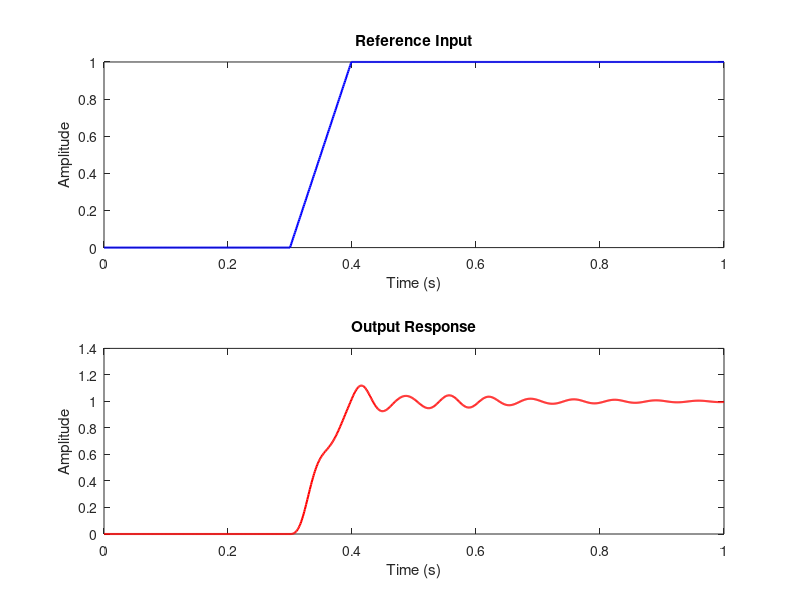

The MATLAB source for this figure: (Note: this script raises an error after producing the figure.)
close all
clear all
clc
Ts = 0.001;
t = 0:Ts:1;

Rj = zeros(size(t));
Rj(t < 0.3) = 0;
Rj((t >= 0.3) & (t < 0.4)) = linspace(0, 1, sum((t >= 0.3) & (t < 0.4)));
Rj(t >= 0.4) = 1;

plant_num = [8.331499999999999e-04 -0.002411635990000 0.001646764298800 0.001386774757085 -0.002226794738657 7.735179924151595e-04];
plant_den = [1 -5.7154 13.723534400000000 -17.734220581599999 13.016931722320001 -5.148338416112000 0.857492875392000];
plant_tf = tf(plant_num, plant_den, Ts);

feedback_num = [12.33590000000000 -35.651984590000005 34.340092218032005 -11.023646014692989];
feedback_den = [1 -2.832900000000000 2.672854940000000 -0.839948725176000];
fback_tf = tf(feedback_num, feedback_den, Ts);

% Get state space values for ILC
[Ag, Bg, Cg, Dg] = ssdata(plant_tf);
[Af, Bf, Cf, Df] = ssdata(fback_tf);

% Initialize vectors to store simulation results
num_steps = length(t);
x_plant = zeros(size(Ag, 1), num_steps);
x_feedback = zeros(size(Af, 1), num_steps);
y = zeros(1, num_steps);

% Internal Model Control (IMC) Simulation with input first through feedback
for k = 2:num_steps
    
    % Feedback controller output
    feedback_output = Cf * x_feedback(:, k) + Df * (Rj(k) - y(k-1));
    
    % Plant output
    plant_output = Cg * x_plant(:, k);
    
    % Closed-loop system output
    y(k) = plant_output;
    
    % Update states for the next time step
    x_feedback(:, k + 1) = Af * x_feedback(:, k) + Bf * (Rj(k) - y(k-1)) ;
    x_plant(:, k + 1) = Ag * x_plant(:, k) + Bg * feedback_output;
    
end

% Plot the results
figure;
subplot(2, 1, 1);
plot(t, Rj, 'b-', 'LineWidth', 1.5);
title('Reference Input');
xlabel('Time (s)');
ylabel('Amplitude');

subplot(2, 1, 2);
plot(t, y, 'r-', 'LineWidth', 1.5);
title('Output Response');
xlabel('Time (s)');
ylabel('Amplitude');

sgtitle('Internal Model Control (IMC) Simulation with Input through Feedback');
